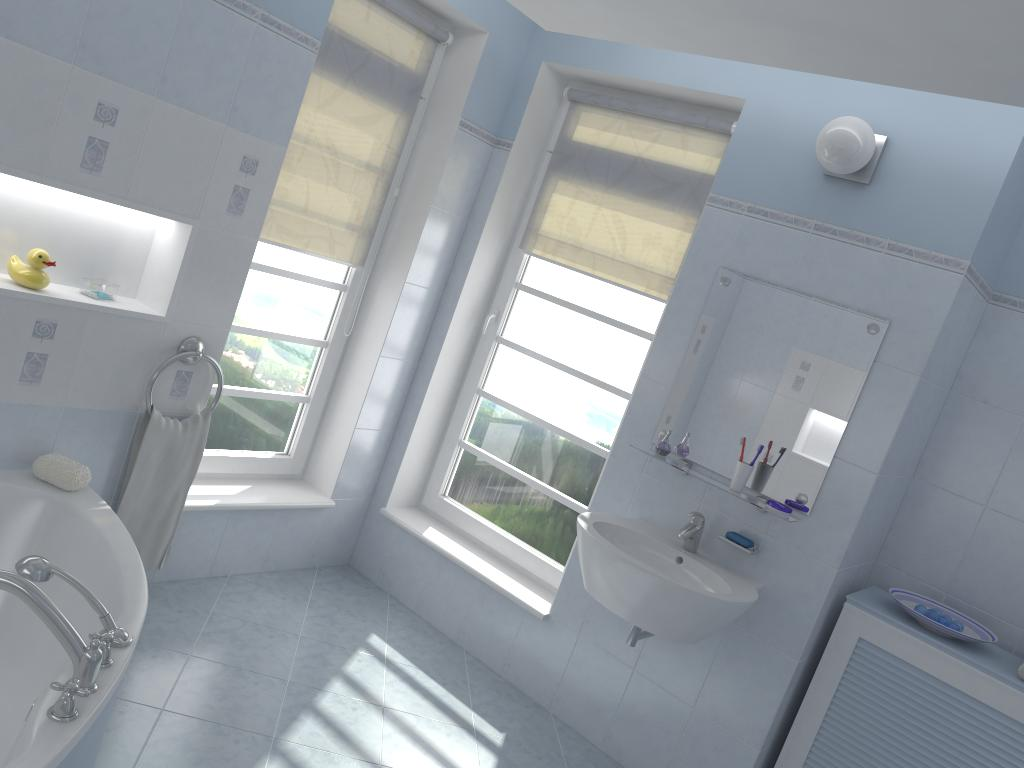
#> input picture in-the-wild_example/ai_001_001_cam_00_frame.0000.tonemap.jpg, 1024 x 768 px
$ python decode_colormap.py --input_path ../../in-the-wild_example/ai_001_001_cam_00_frame.0000.tonemap.jpg
#> lines starting #> are read from the running program, lines starting #| are printed output that depends on the picture; after the words box and inside, x2 and y2 are one past the last pixel; in counts of white or black regions, pixels touching at a corner belong together

import os
os.environ["OPENBLAS_NUM_THREADS"] = "128"

import cv2
import os
import time
import copy
import numpy as np
import json

import matplotlib.pyplot as plt
import matplotlib.image as mpimg
import matplotlib.gridspec as gridspec

from argparse import ArgumentParser
from sklearn.cluster import KMeans
from pycocotools import mask as maskUtils

'''
python evaluation/util_entityseg/decode_colormap.py \
    --input_path /test/fcx/codes/marigold/ccc.png \
    --threshold 10.0 \
    --out_dir /test/fcx/codes/marigold/delta_10/ccc \
    --save_mask
'''

def progressive_dichotomy_module(img, mask, delta, mask_list):
    # Calulate the l2 distance of the mask
    h, w, c = img.shape
    mean = np.mean(img[mask == 1], axis=0)
    dist = np.sum((img[mask == 1] - mean)**2, axis=0)
    dist = dist / (h * w)

    if (dist < delta).all():
        mask_list.append(mask)
        return

    # Split mask into two sub-masks using two-cluster k-means
    mask1, mask2 = two_cluster_kmeans(img, mask)

    # Recursive call for further splitting
    progressive_dichotomy_module(img, mask1, delta, mask_list)
    progressive_dichotomy_module(img, mask2, delta, mask_list)

def two_cluster_kmeans(img, mask):
    # Apply two-cluster k-means to split the mask into two sub-masks based on img features

    # Flatten the img for pixels in the mask
    img_flat = img[mask == 1].reshape(-1, img.shape[-1])

    # Apply k-means clustering with 2 clusters
    kmeans = KMeans(n_clusters=2, random_state=0, n_init='auto')
    labels = kmeans.fit_predict(img_flat)

    # Map labels back to the original mask shape
    mask1 = np.zeros_like(mask)
    mask2 = np.zeros_like(mask)
    mask1[mask == 1] = labels
    mask2[mask == 1] = 1 - labels

    return mask1, mask2

def colormap_decoding(input_path, image_id=0, args=None):
    # Read the input image
#> called with image_id = 0
    filename = os.path.splitext(os.path.basename(input_path))[0]
    image = cv2.imread(input_path)
#> image is the input picture: shape (768, 1024, 3); mean B, G, R 159.9, 154.4, 148.8

    # Convert BGR to LAB
    lab_image = cv2.cvtColor(image, cv2.COLOR_BGR2LAB)
#> lab_image: shape (768, 1024, 3); mean of channels 0, 1, 2 161.3, 127.2, 124.4

    # Concatenate BGR and LAB
    image = np.concatenate((image, lab_image), axis=2)

    # Apply progressive dichotomy module
    mask_reuslt = []
    init_mask = np.ones_like(image[:, :, 0])
    progressive_dichotomy_module(image, init_mask, args.threshold, mask_reuslt)
#> in progressive_dichotomy_module, `mean = np.mean(img[mask == 1], axis=0)`: mean = [159.9, 154.4, 148.8, 161.3, 127.2, 124.4]
#> in progressive_dichotomy_module, `dist = np.sum((img[mask == 1] - mean)**2, axis=0)`: dist = [799062844.6, 961498401.6, 1.06e+09, 867440939, 1684988.4, 18651204.5]
#> in progressive_dichotomy_module, `dist = dist / (h * w)`: dist = [1016.1, 1222.6, 1352.8, 1103, 2.14, 23.72]
#> in two_cluster_kmeans, `mask1[mask == 1] = labels`:
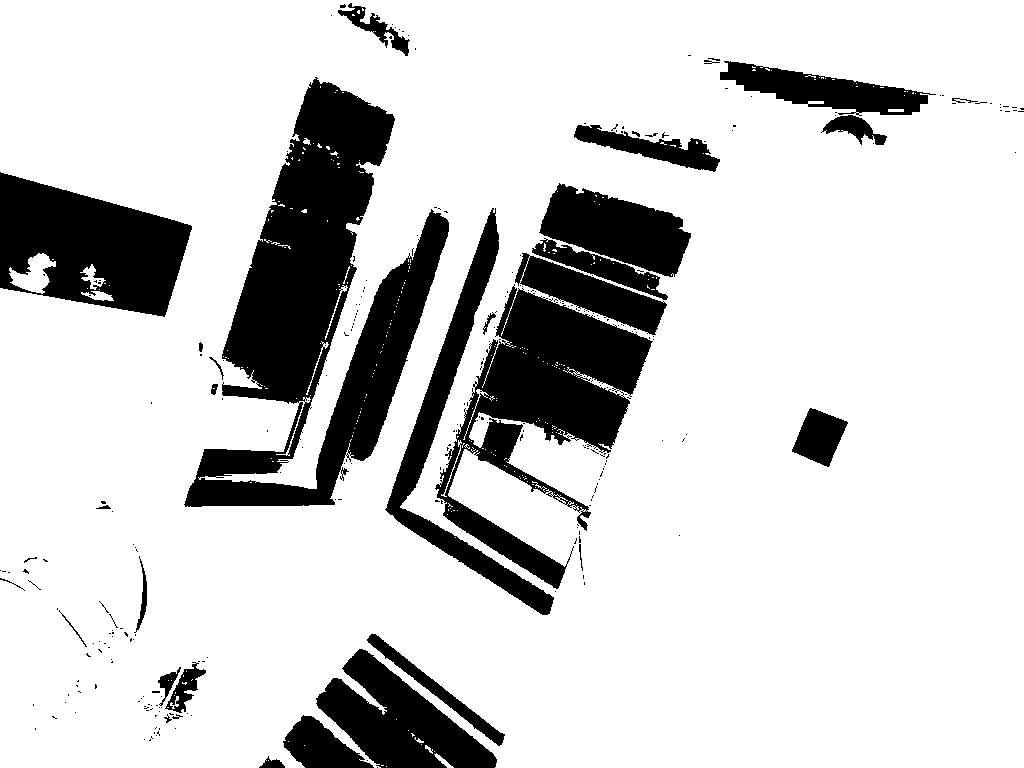
#> mask1: shape (768, 1024); values 0 (black) and 1 (white), 81.7% white; 287 black regions (253 under 20 px), largest, box (x1, y1, x2, y2) and area: (184, 77, 449, 507) 46967, (435, 284, 653, 589) 24200, (0, 172, 192, 317) 17657
#> in two_cluster_kmeans (call 5), `mask2[mask == 1] = 1 - labels`:
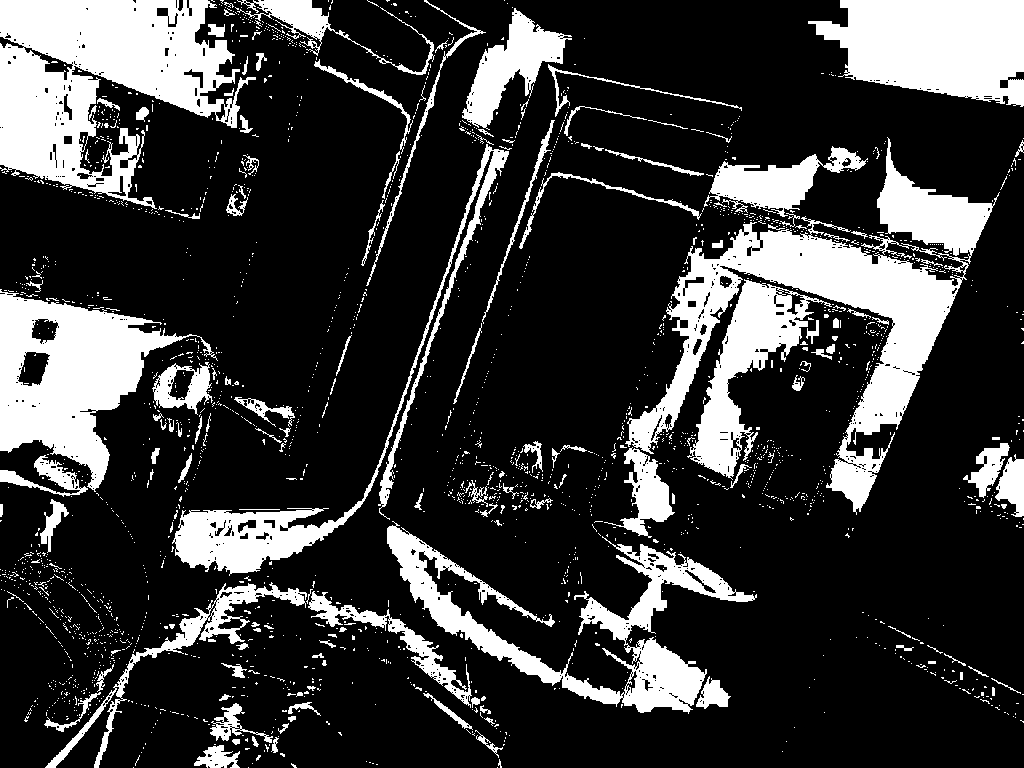
#> mask2: shape (768, 1024); values 0 (black) and 1 (white), 22.4% white; 2233 white regions (2077 under 20 px), largest, box (x1, y1, x2, y2) and area: (625, 137, 1000, 515) 31379, (0, 0, 256, 209) 28638, (0, 289, 218, 492) 18395
#> in two_cluster_kmeans (call 8), `mask2[mask == 1] = 1 - labels`:
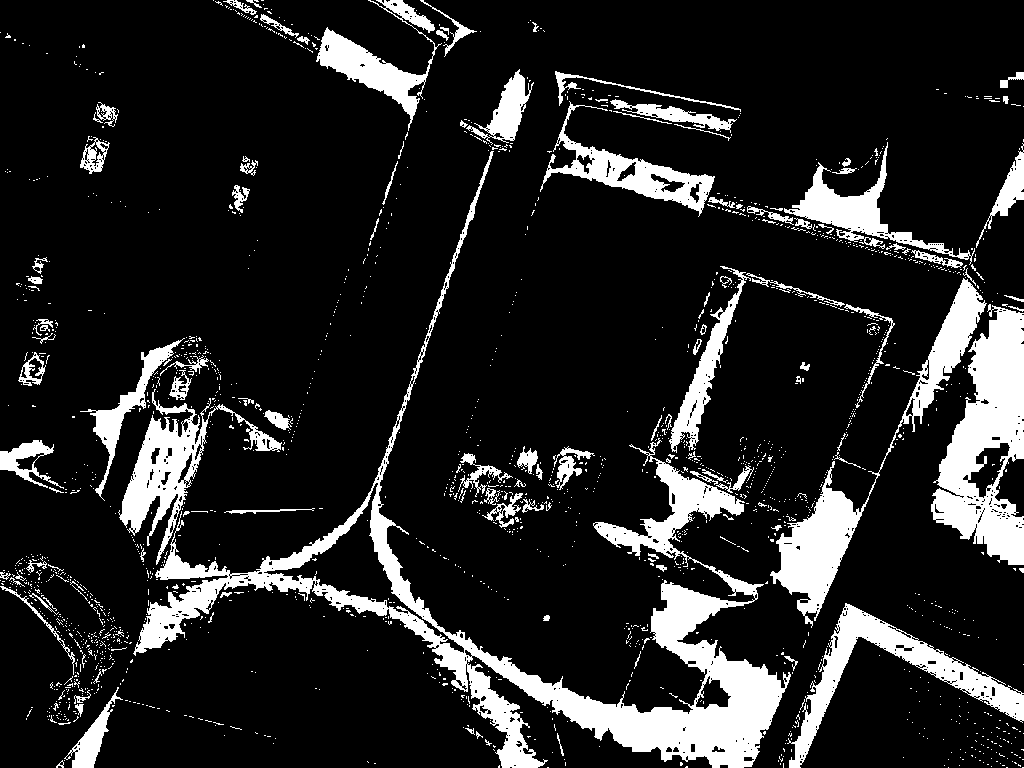
#> mask2: shape (768, 1024); values 0 (black) and 1 (white), 14.6% white; 1830 white regions (1707 under 20 px), largest, box (x1, y1, x2, y2) and area: (133, 151, 791, 768) 37512, (931, 304, 1024, 565) 13118, (770, 278, 987, 628) 9934
#> in two_cluster_kmeans (call 10), `mask2[mask == 1] = 1 - labels`:
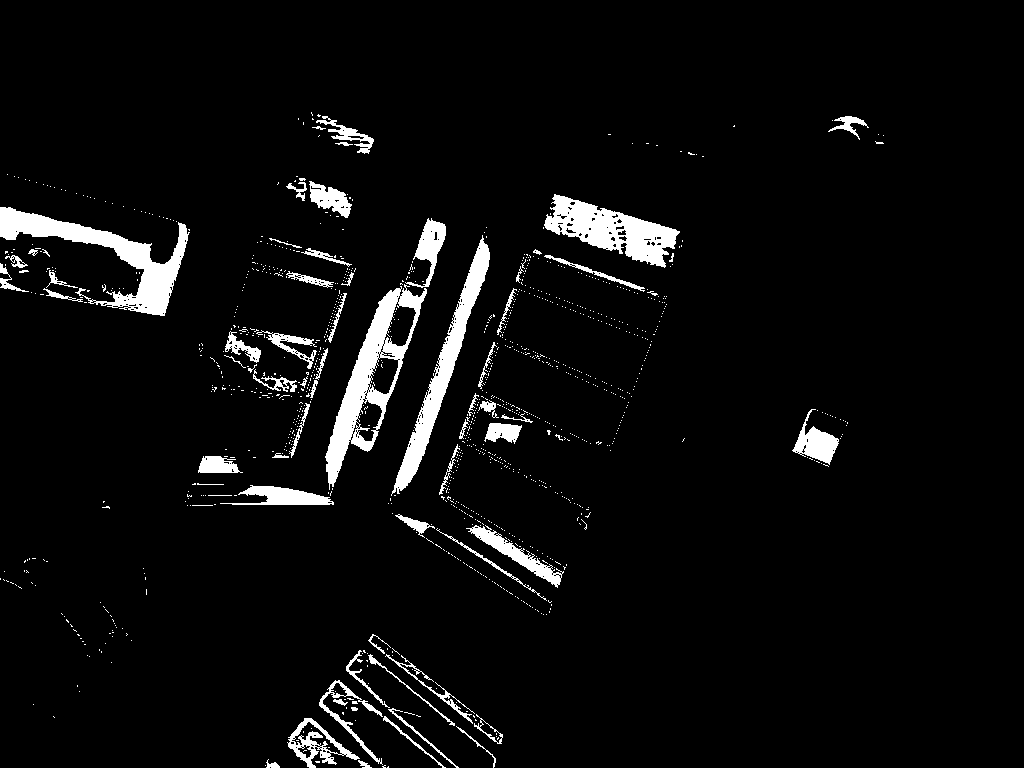
#> mask2: shape (768, 1024); values 0 (black) and 1 (white), 4.8% white; 1152 white regions (1084 under 20 px), largest, box (x1, y1, x2, y2) and area: (0, 207, 190, 316) 5638, (325, 284, 427, 490) 5397, (544, 194, 680, 268) 4449
#> in two_cluster_kmeans (call 11), `mask2[mask == 1] = 1 - labels`:
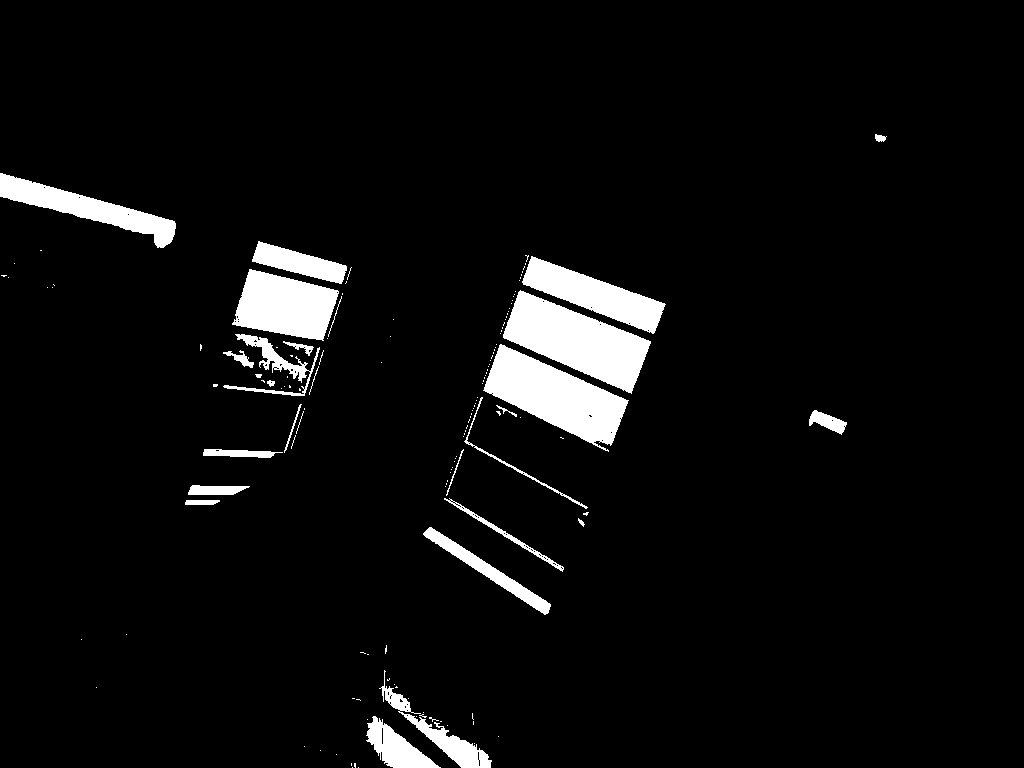
#> mask2: shape (768, 1024); values 0 (black) and 1 (white), 5.2% white; 146 white regions (118 under 20 px), largest, box (x1, y1, x2, y2) and area: (503, 290, 651, 394) 7538, (483, 344, 629, 452) 7263, (232, 269, 339, 341) 5128

    # Save the resulting mask
    if args.save_mask:
        if not os.path.exists(args.out_dir):
            print('>> create {}'.format(args.out_dir))
            os.makedirs(args.out_dir)

        for i, mask in enumerate(mask_reuslt):
            out_path = '{}/{}_m{}.png'.format(args.out_dir, filename, i)
            print('>>> save mask to {}'.format(out_path))

            mask = mask.astype(np.uint8) * 255

            cv2.imwrite(out_path, mask)

    # [21 lines of commented-out code are left out]
    if args.save_json:
        output_coco_json = []

        for i, mask in enumerate(mask_reuslt):
            mask = mask.astype(np.uint8) * 255
            mask = np.asfortranarray(mask)
            rle = maskUtils.encode(mask)
            bbox = maskUtils.toBbox(rle)
            rle['counts'] = rle['counts'].decode('utf-8')
            output_coco_json.append({
                'image_id': image_id,
                'category_id': 1,
                'bbox': bbox.tolist(),
                'score': 1,
                'segmentation': rle
            })

        return output_coco_json

if __name__ == '__main__':
    parser = ArgumentParser(description='Colormap Decoding')
    parser.add_argument('--input_path', type=str, default='20240106-143151.jpg', help='Input image path')
    parser.add_argument('--in_dir', type=str, default=None, help='Input image path')
    parser.add_argument('--threshold', type=float, default=10, help='Threshold for stopping criteria')
    parser.add_argument('--out_dir', type=str, default='output/delta_10', help='Output directory for masks')
    parser.add_argument('--save_json', default=False, action='store_true', help='Save coco json')
    parser.add_argument('--save_mask', default=False, action='store_true', help='Save mask')

    args = parser.parse_args()

    start_time = time.time()
    if args.in_dir != None:
        if args.save_json:
            out_json = []

        for file in os.listdir(args.in_dir):
            if not file.endswith('.jpg') \
                and not file.endswith('.png') \
                and not file.endswith('.jpeg'):
                continue
            input_path = os.path.join(args.in_dir, file)
            print('>>> processing {}'.format(input_path))
            image_id = 0

            if args.save_json:
                result = colormap_decoding(input_path, image_id, args)
                out_json.extend(result)
            else:
                colormap_decoding(input_path, image_id, args)

        if args.save_json:
            with open(os.path.join(args.out_dir, 'results.json'), 'w') as f:
                json.dump(out_json, f)

    else:
        colormap_decoding(args.input_path, args=args)
    end_time = time.time()

    print('>>> total time: {:.2f}s'.format(end_time - start_time))

del os.environ["OPENBLAS_NUM_THREADS"]
